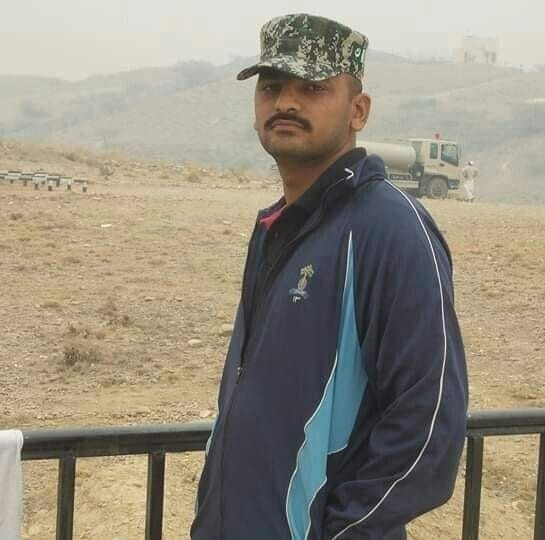
#> input picture resources/ch.jpg, 545 x 540 px
$ python opencv_5.py
#> lines starting #> are read from the running program, lines starting #| are printed output that depends on the picture; after the words box and inside, x2 and y2 are one past the last pixel; in counts of white or black regions, pixels touching at a corner belong together
# image saving an image / writing images
from importlib import resources
import cv2 as cv
from cv2 import imwrite
# read image
img = cv.imread('resources/ch.jpg')
#> img is the input picture: shape (540, 545, 3); mean B, G, R 127.4, 142.1, 149
# conversion
gray = cv.cvtColor(img, cv.COLOR_BGR2GRAY)
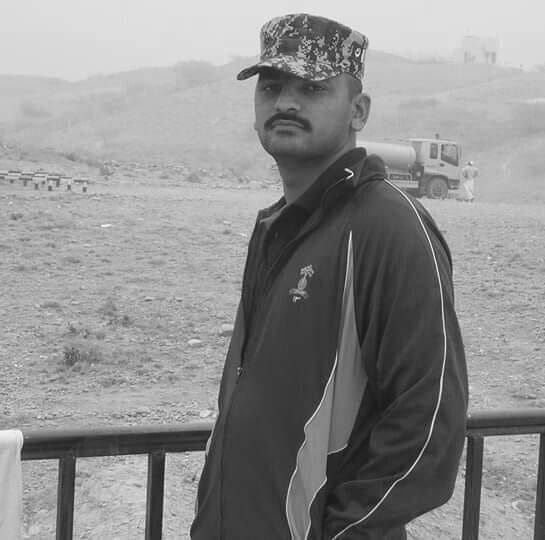
#> gray: shape (540, 545); min 14, max 251, mean 142.4
(thresh, binary) = cv.threshold(gray, 127, 255, cv.THRESH_BINARY)
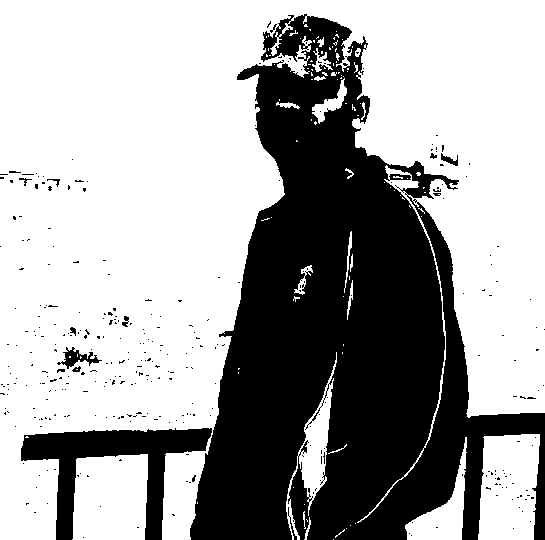
#> binary: shape (540, 545); 64.6% white; 330 black regions (318 under 20 px), largest, box (x1, y1, x2, y2) and area: (190, 14, 545, 540) 95088, (21, 428, 212, 540) 7431, (57, 347, 102, 369) 354
binary = cv.resize(binary, (800,600))
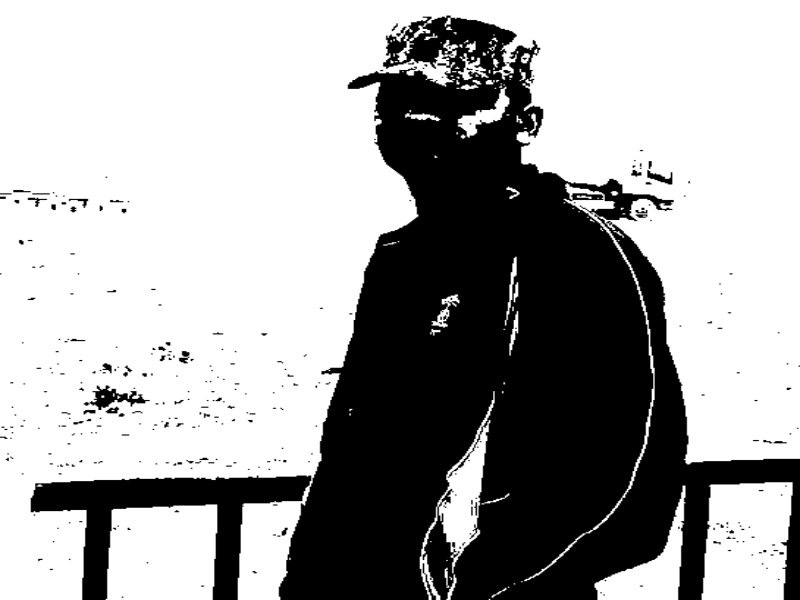
#> binary: shape (600, 800); min 0, max 255, mean 164.6
imwrite('resources/gray.png',gray)
imwrite('resources/binary.png', binary)
#cv.waitKey(0)
#cv.destroyAllWindows()

$ run again, with resources/faces.jpg copied over resources/ch.jpg
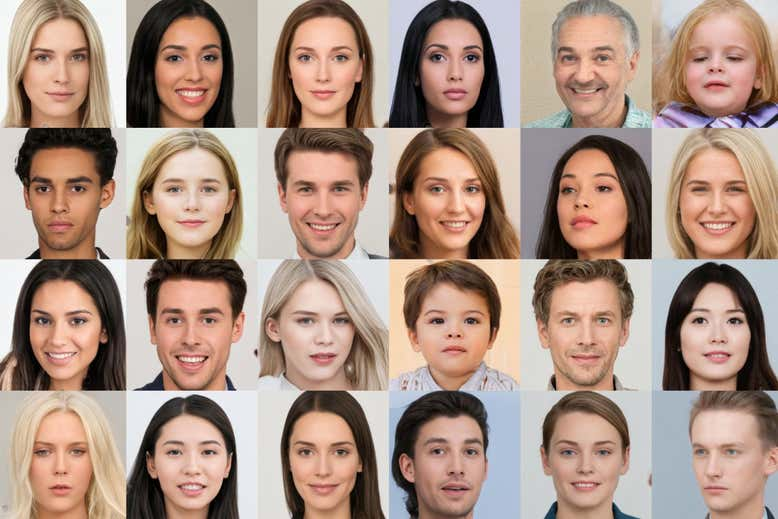
#> input picture resources/faces.jpg, 778 x 519 px
#> img is the input picture: shape (519, 778, 3); mean B, G, R 131.5, 145, 170.5
#> `(thresh, binary) = cv.threshold(gray, 127, 255, cv.THRESH_BINARY)`:
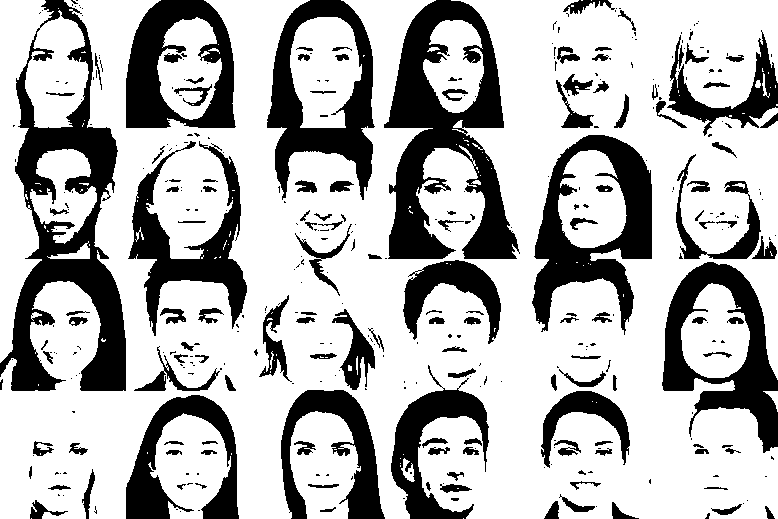
#> binary: shape (519, 778); 70.8% white; 379 black regions (241 under 20 px), largest, box (x1, y1, x2, y2) and area: (0, 0, 126, 391) 17190, (384, 0, 520, 259) 16176, (532, 135, 652, 335) 10008
#> `binary = cv.resize(binary, (800,600))`:
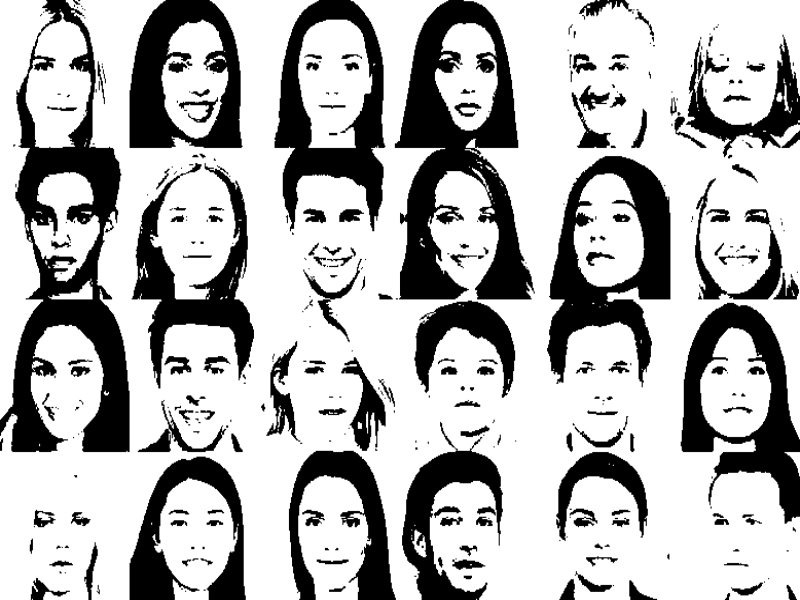
#> binary: shape (600, 800); min 0, max 255, mean 180.6
